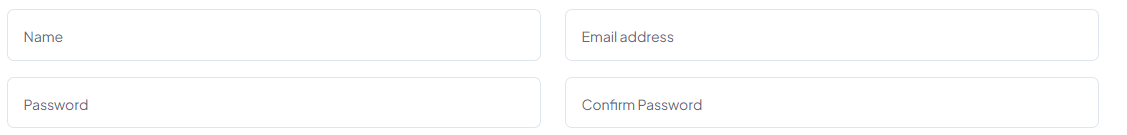
#> input picture plugin Code/demo.png, 1127 x 135 px
$ python Main.py
#> lines starting #> are read from the running program, lines starting #| are printed output that depends on the picture; after the words box and inside, x2 and y2 are one past the last pixel; in counts of white or black regions, pixels touching at a corner belong together
import cv2

import os

# [46 lines of commented-out code are left out]

def extract_input_boxes(image_path, output_directory):
    # Load the image
#> called with image_path = 'demo.png', output_directory = 'h'
    image = cv2.imread(image_path)
#> image is the input picture: shape (135, 1127, 3); mean B, G, R 253.7, 253.3, 253.1

    # Convert the image to grayscale
    gray = cv2.cvtColor(image, cv2.COLOR_BGR2GRAY)

    # Apply adaptive thresholding
    _, thresholded = cv2.threshold(gray, 200, 255, cv2.THRESH_BINARY_INV)
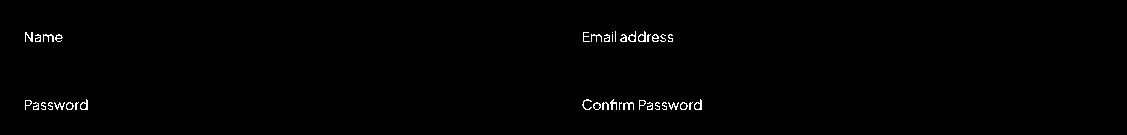
#> thresholded: shape (135, 1127); 0.7% white in thin lines or dots, all inside (x1, y1, x2, y2) = (25, 31, 702, 110)

    # Find contours
    contours, _ = cv2.findContours(thresholded, cv2.RETR_EXTERNAL, cv2.CHAIN_APPROX_SIMPLE)
#> contours = 39 contours, 25 with area under 20; largest, box (x1, y1, x2, y2) and area: (694, 99, 702, 110) 48, (80, 99, 88, 110) 48, (638, 31, 646, 42) 48, (628, 31, 636, 42) 41, (680, 102, 688, 110) 40

    # Filter contours based on area and aspect ratio
    min_area = 500  # Minimum contour area to consider
    aspect_ratio_range = (0.5, 2.0)  # Range of aspect ratios to consider

    # Create the output directory if it doesn't exist
    os.makedirs(output_directory, exist_ok=True)

    # Extract and save each input box as a separate image
    for i, contour in enumerate(contours):
        area = cv2.contourArea(contour)
        x, y, width, height = cv2.boundingRect(contour)
        aspect_ratio = width / float(height)

        if area > min_area and aspect_ratio >= aspect_ratio_range[0] and aspect_ratio <= aspect_ratio_range[1]:
            input_box = image[y:y+height, x:x+width]
            output_path = os.path.join(output_directory, f"input_box_{i+1}.jpg")
            cv2.imwrite(output_path, input_box)
#> this loop made 39 passes
#> (area, x, y, width, height, aspect_ratio) on passes 2, 10, 12, 17, 18, 19, 22, 25, 27, 29, 31, 33: (39.5, 680, 102, 8, 8, 1), (39, 593, 102, 8, 8, 1), (39.5, 66, 102, 8, 8, 1), (28, 639, 100, 7, 10, 0.7), (28, 25, 100, 7, 10, 0.7), (48, 694, 99, 8, 11, 0.727), (48, 80, 99, 8, 11, 0.727), (23, 652, 34, 7, 8, 0.875), (25, 620, 34, 7, 8, 0.875), (20.5, 604, 34, 6, 8, 0.75), (21.5, 55, 34, 8, 8, 1), (20.5, 35, 34, 6, 8, 0.75)

# Usage example
image_path = "demo.png"
output_directory = "h"

extract_input_boxes(image_path, output_directory)
